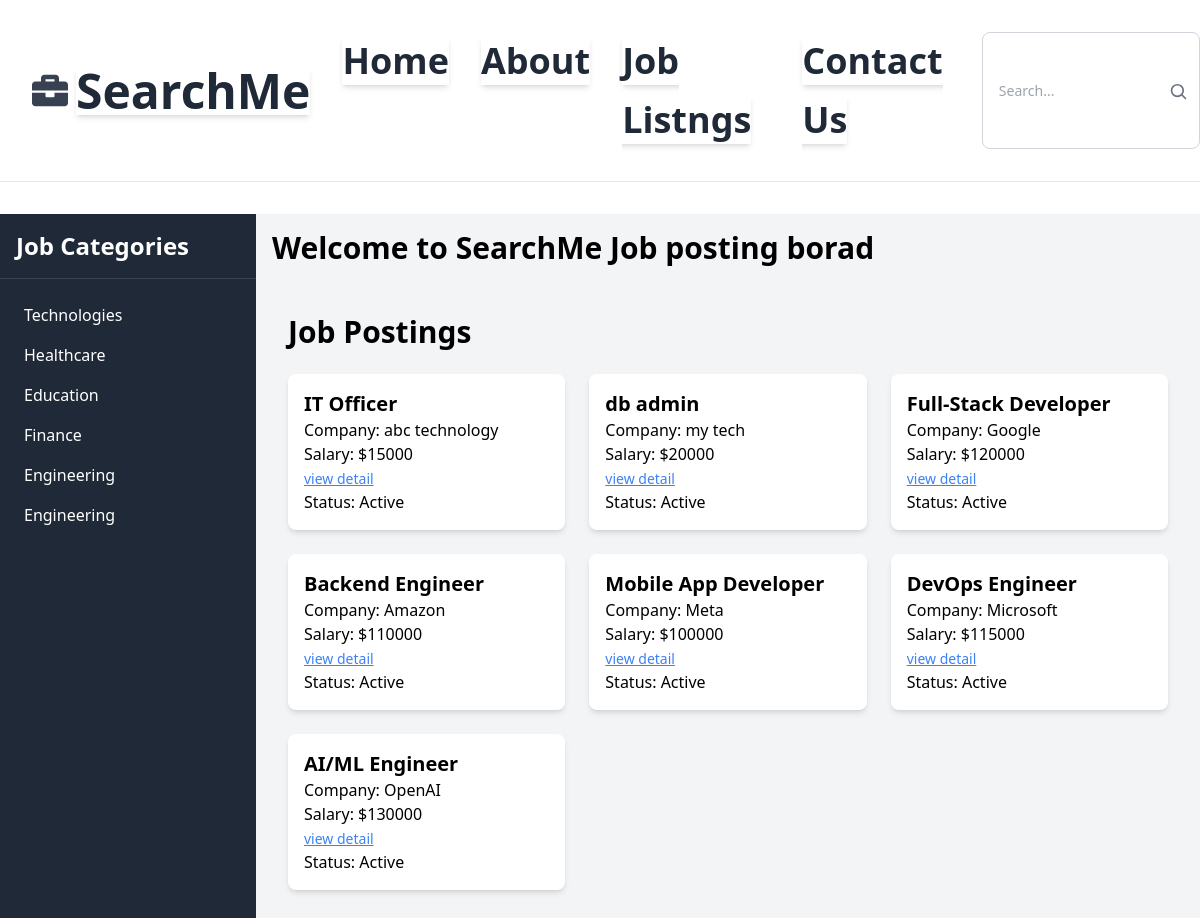
Page /index/1 on the committed database.
### job_board/models.py (models this page shows, shortened)
class jobPosting(models.Model):
    title = models.CharField(max_length=100)
    description = models.TextField()
    company = models.CharField(max_length=100)
    salary = models.IntegerField()
    is_active = models.BooleanField(default= False)
    category = models.TextField(default='General')
    jobcategories = models.ForeignKey('jobcategories', on_delete=models.CASCADE , null=True,blank=True )

### job_board/views.py (the view)
# urls.py: path('index/<int:pk>',index , name = 'index'),
def index(request , pk):
    job_posting = jobPosting.objects.filter(jobcategories =pk, is_active=True)
    context = {
        'job_postings': job_posting
    }
    return render(request , 'job_board/index.html',context )

### job_board/templates/job_board/index.html (shortened to what this page needs)
{% extends "job_board/_base.html" %}
{% load humanize %}
{% block content %}
<div class="container mx-auto px-4 py-8">
    <h1 class="text-3xl font-bold mb-6">Job Postings</h1>
    <div class="grid grid-cols-1 md:grid-cols-2 lg:grid-cols-3 gap-6">
        {% for job in job_postings %}
        <div class="bg-white rounded-lg shadow-md p-4 hover:bg-grey-100 hover:cursor-pointer" href = "{% url "detail" job.pk %}">
            <h2 class="text-xl font-semibold">{{ job.title }}</h2>
            <p>Company: {{ job.company }}</p>
            <p>Salary: ${{ job.salary }}</p>
            <a href = "{% url "detail" job.pk %}" class="underline underline-offet-2 text-blue-500 hover:text-blue-400 text-sm">view detail</a>
            <p>Status: {% if job.is_active %}Active{% else %}Inactive{% endif %}</p>
        </div>
        {% empty %}
        <p>No job postings found for this category.</p>
        {% endfor %}
    </div>
</div>
{% endblock %}

### rows in the picture
jobPosting: title "IT Officer", company "abc technology", salary "15000", is_active "Active"
jobPosting: title "db admin", company "my tech", salary "20000", is_active "Active"
jobPosting: title "Full-Stack Developer", company "Google", salary "120000", is_active "Active"
jobPosting: title "Backend Engineer", company "Amazon", salary "110000", is_active "Active"
jobPosting: title "Mobile App Developer", company "Meta", salary "100000", is_active "Active"
jobPosting: title "DevOps Engineer", company "Microsoft", salary "115000", is_active "Active"
jobPosting: title "AI/ML Engineer", company "OpenAI", salary "130000", is_active "Active"
